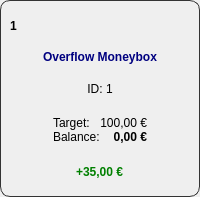
<?xml version="1.0" encoding="UTF-8"?>
<ui version="4.0">
 <class>MoneyBoxWidget</class>
 <widget class="QWidget" name="MoneyBoxWidget">
  <property name="geometry">
   <rect>
    <x>0</x>
    <y>0</y>
    <width>200</width>
    <height>197</height>
   </rect>
  </property>
  <property name="windowTitle">
   <string>Form</string>
  </property>
  <property name="styleSheet">
   <string notr="true">QFrame#frame_2{
 background-color: #white;
}
QFrame#frame_2:hover{
 background-color: #ddd;
}</string>
  </property>
  <layout class="QVBoxLayout" name="verticalLayout_2">
   <property name="spacing">
    <number>0</number>
   </property>
   <property name="leftMargin">
    <number>0</number>
   </property>
   <property name="topMargin">
    <number>0</number>
   </property>
   <property name="rightMargin">
    <number>0</number>
   </property>
   <property name="bottomMargin">
    <number>0</number>
   </property>
   <item>
    <widget class="QFrame" name="frame_2">
     <property name="styleSheet">
      <string notr="true">border: 1px solid #333;
border-radius:10px;</string>
     </property>
     <property name="frameShape">
      <enum>QFrame::Shape::StyledPanel</enum>
     </property>
     <property name="frameShadow">
      <enum>QFrame::Shadow::Raised</enum>
     </property>
     <layout class="QVBoxLayout" name="verticalLayout_3">
      <property name="spacing">
       <number>6</number>
      </property>
      <property name="leftMargin">
       <number>9</number>
      </property>
      <property name="topMargin">
       <number>9</number>
      </property>
      <property name="rightMargin">
       <number>9</number>
      </property>
      <property name="bottomMargin">
       <number>9</number>
      </property>
      <item>
       <widget class="QFrame" name="frame">
        <property name="styleSheet">
         <string notr="true">border: none;</string>
        </property>
        <property name="frameShape">
         <enum>QFrame::Shape::StyledPanel</enum>
        </property>
        <property name="frameShadow">
         <enum>QFrame::Shadow::Raised</enum>
        </property>
        <layout class="QVBoxLayout" name="verticalLayout">
         <property name="spacing">
          <number>0</number>
         </property>
         <property name="leftMargin">
          <number>0</number>
         </property>
         <property name="topMargin">
          <number>0</number>
         </property>
         <property name="rightMargin">
          <number>0</number>
         </property>
         <property name="bottomMargin">
          <number>0</number>
         </property>
         <item>
          <layout class="QGridLayout" name="gridLayout" rowstretch="0,0,0,0,0,0,0,0,0,0,0,0" columnstretch="0,0,0,0">
           <item row="1" column="3">
            <spacer name="horizontalSpacer_2">
             <property name="orientation">
              <enum>Qt::Orientation::Horizontal</enum>
             </property>
             <property name="sizeType">
              <enum>QSizePolicy::Policy::MinimumExpanding</enum>
             </property>
             <property name="sizeHint" stdset="0">
              <size>
               <width>10</width>
               <height>20</height>
              </size>
             </property>
            </spacer>
           </item>
           <item row="10" column="2">
            <layout class="QHBoxLayout" name="horizontalLayout_3">
             <property name="bottomMargin">
              <number>0</number>
             </property>
             <item>
              <spacer name="horizontalSpacer_6">
               <property name="orientation">
                <enum>Qt::Orientation::Horizontal</enum>
               </property>
               <property name="sizeHint" stdset="0">
                <size>
                 <width>40</width>
                 <height>20</height>
                </size>
               </property>
              </spacer>
             </item>
             <item>
              <widget class="QLabel" name="label_3">
               <property name="font">
                <font>
                 <bold>true</bold>
                </font>
               </property>
               <property name="styleSheet">
                <string notr="true">color: green</string>
               </property>
               <property name="text">
                <string>+</string>
               </property>
               <property name="alignment">
                <set>Qt::AlignmentFlag::AlignRight|Qt::AlignmentFlag::AlignTrailing|Qt::AlignmentFlag::AlignVCenter</set>
               </property>
              </widget>
             </item>
             <item>
              <widget class="QLabel" name="label_savings_amount">
               <property name="font">
                <font>
                 <bold>true</bold>
                </font>
               </property>
               <property name="styleSheet">
                <string notr="true">color: green;</string>
               </property>
               <property name="text">
                <string>35,00 €</string>
               </property>
               <property name="alignment">
                <set>Qt::AlignmentFlag::AlignLeading|Qt::AlignmentFlag::AlignLeft|Qt::AlignmentFlag::AlignVCenter</set>
               </property>
              </widget>
             </item>
             <item>
              <spacer name="horizontalSpacer_5">
               <property name="orientation">
                <enum>Qt::Orientation::Horizontal</enum>
               </property>
               <property name="sizeHint" stdset="0">
                <size>
                 <width>40</width>
                 <height>20</height>
                </size>
               </property>
              </spacer>
             </item>
            </layout>
           </item>
           <item row="5" column="2">
            <spacer name="verticalSpacer_2">
             <property name="orientation">
              <enum>Qt::Orientation::Vertical</enum>
             </property>
             <property name="sizeType">
              <enum>QSizePolicy::Policy::Fixed</enum>
             </property>
             <property name="sizeHint" stdset="0">
              <size>
               <width>20</width>
               <height>12</height>
              </size>
             </property>
            </spacer>
           </item>
           <item row="1" column="0">
            <spacer name="horizontalSpacer">
             <property name="orientation">
              <enum>Qt::Orientation::Horizontal</enum>
             </property>
             <property name="sizeType">
              <enum>QSizePolicy::Policy::MinimumExpanding</enum>
             </property>
             <property name="sizeHint" stdset="0">
              <size>
               <width>10</width>
               <height>20</height>
              </size>
             </property>
            </spacer>
           </item>
           <item row="3" column="2">
            <layout class="QHBoxLayout" name="horizontalLayout">
             <property name="spacing">
              <number>0</number>
             </property>
             <property name="bottomMargin">
              <number>0</number>
             </property>
             <item>
              <spacer name="horizontalSpacer_3">
               <property name="orientation">
                <enum>Qt::Orientation::Horizontal</enum>
               </property>
               <property name="sizeHint" stdset="0">
                <size>
                 <width>40</width>
                 <height>20</height>
                </size>
               </property>
              </spacer>
             </item>
             <item>
              <widget class="QLabel" name="label_1">
               <property name="text">
                <string>ID: </string>
               </property>
               <property name="alignment">
                <set>Qt::AlignmentFlag::AlignRight|Qt::AlignmentFlag::AlignTrailing|Qt::AlignmentFlag::AlignVCenter</set>
               </property>
              </widget>
             </item>
             <item>
              <widget class="QLabel" name="label_id">
               <property name="text">
                <string>1</string>
               </property>
               <property name="alignment">
                <set>Qt::AlignmentFlag::AlignCenter</set>
               </property>
              </widget>
             </item>
             <item>
              <spacer name="horizontalSpacer_4">
               <property name="orientation">
                <enum>Qt::Orientation::Horizontal</enum>
               </property>
               <property name="sizeHint" stdset="0">
                <size>
                 <width>40</width>
                 <height>20</height>
                </size>
               </property>
              </spacer>
             </item>
            </layout>
           </item>
           <item row="1" column="2">
            <widget class="QLabel" name="label_name">
             <property name="font">
              <font>
               <bold>true</bold>
              </font>
             </property>
             <property name="styleSheet">
              <string notr="true">color: navy;</string>
             </property>
             <property name="text">
              <string>Overflow Moneybox</string>
             </property>
             <property name="alignment">
              <set>Qt::AlignmentFlag::AlignCenter</set>
             </property>
            </widget>
           </item>
           <item row="8" column="2">
            <spacer name="verticalSpacer_3">
             <property name="orientation">
              <enum>Qt::Orientation::Vertical</enum>
             </property>
             <property name="sizeType">
              <enum>QSizePolicy::Policy::Fixed</enum>
             </property>
             <property name="sizeHint" stdset="0">
              <size>
               <width>20</width>
               <height>8</height>
              </size>
             </property>
            </spacer>
           </item>
           <item row="0" column="0">
            <widget class="QLabel" name="label_priority">
             <property name="styleSheet">
              <string notr="true">font-weight: bold;
</string>
             </property>
             <property name="text">
              <string>1</string>
             </property>
            </widget>
           </item>
           <item row="7" column="2">
            <layout class="QHBoxLayout" name="horizontalLayout_2">
             <property name="leftMargin">
              <number>0</number>
             </property>
             <property name="topMargin">
              <number>0</number>
             </property>
             <property name="rightMargin">
              <number>0</number>
             </property>
             <property name="bottomMargin">
              <number>0</number>
             </property>
             <item>
              <spacer name="horizontalSpacer_7">
               <property name="orientation">
                <enum>Qt::Orientation::Horizontal</enum>
               </property>
               <property name="sizeType">
                <enum>QSizePolicy::Policy::MinimumExpanding</enum>
               </property>
               <property name="sizeHint" stdset="0">
                <size>
                 <width>0</width>
                 <height>0</height>
                </size>
               </property>
              </spacer>
             </item>
             <item>
              <layout class="QFormLayout" name="formLayout">
               <property name="horizontalSpacing">
                <number>0</number>
               </property>
               <property name="verticalSpacing">
                <number>0</number>
               </property>
               <item row="0" column="0">
                <widget class="QLabel" name="label">
                 <property name="text">
                  <string>Target:</string>
                 </property>
                 <property name="alignment">
                  <set>Qt::AlignmentFlag::AlignLeading|Qt::AlignmentFlag::AlignLeft|Qt::AlignmentFlag::AlignVCenter</set>
                 </property>
                </widget>
               </item>
               <item row="0" column="1">
                <widget class="QLabel" name="label_target_amount">
                 <property name="text">
                  <string>100,00 €</string>
                 </property>
                 <property name="alignment">
                  <set>Qt::AlignmentFlag::AlignRight|Qt::AlignmentFlag::AlignTrailing|Qt::AlignmentFlag::AlignVCenter</set>
                 </property>
                </widget>
               </item>
               <item row="1" column="0">
                <widget class="QLabel" name="label_4">
                 <property name="text">
                  <string>Balance:</string>
                 </property>
                </widget>
               </item>
               <item row="1" column="1">
                <widget class="QLabel" name="label_balance">
                 <property name="font">
                  <font>
                   <bold>true</bold>
                  </font>
                 </property>
                 <property name="text">
                  <string>0,00 €</string>
                 </property>
                 <property name="alignment">
                  <set>Qt::AlignmentFlag::AlignRight|Qt::AlignmentFlag::AlignTrailing|Qt::AlignmentFlag::AlignVCenter</set>
                 </property>
                </widget>
               </item>
              </layout>
             </item>
             <item>
              <spacer name="horizontalSpacer_8">
               <property name="orientation">
                <enum>Qt::Orientation::Horizontal</enum>
               </property>
               <property name="sizeType">
                <enum>QSizePolicy::Policy::MinimumExpanding</enum>
               </property>
               <property name="sizeHint" stdset="0">
                <size>
                 <width>0</width>
                 <height>0</height>
                </size>
               </property>
              </spacer>
             </item>
            </layout>
           </item>
          </layout>
         </item>
        </layout>
       </widget>
      </item>
     </layout>
    </widget>
   </item>
  </layout>
 </widget>
 <resources/>
 <connections/>
</ui>
